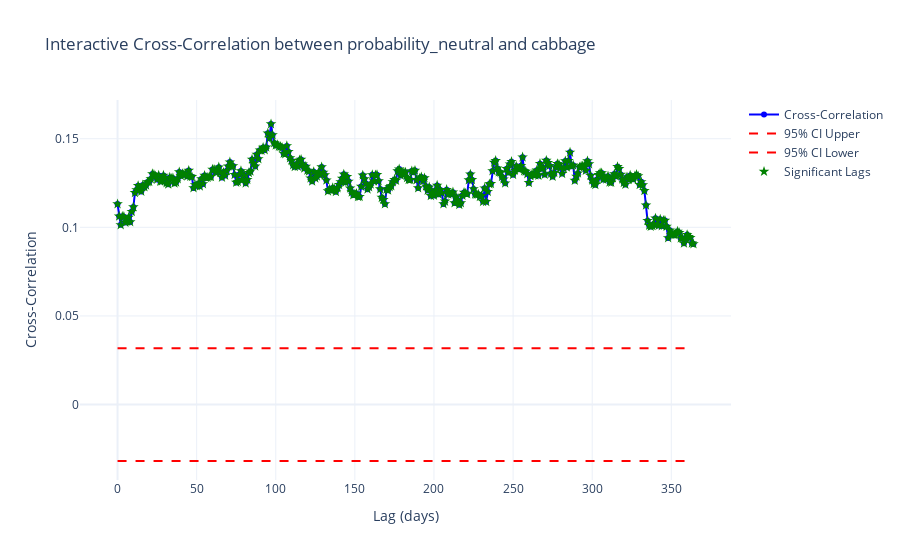

Here is the notebook cell this chart was saved with:
### Code cell
significant_results = interactive_cross_correlation(df, x_col='probability_neutral', target_col='cabbage')
print(significant_results)

### Figure 1 — Plotly figure (JSON) as saved in the notebook; plotly's stock layout.template omitted (floating-point values rounded to 4 significant figures; data arrays with more than 128 entries replaced by an {"elided": "..."} marker saying what was removed)
{"data": [{"marker": {"color": "blue"}, "mode": "lines+markers", "name": "Cross-Correlation", "type": "scatter", "x": {"elided": "365 int values"}, "y": {"elided": "365 float values"}}, {"line": {"color": "red", "dash": "dash"}, "mode": "lines", "name": "95% CI Upper", "type": "scatter", "x": {"elided": "365 int values"}, "y": {"elided": "365 float values"}}, {"line": {"color": "red", "dash": "dash"}, "mode": "lines", "name": "95% CI Lower", "type": "scatter", "x": {"elided": "365 int values"}, "y": {"elided": "365 float values"}}, {"marker": {"color": "green", "size": 8, "symbol": "star"}, "mode": "markers", "name": "Significant Lags", "type": "scatter", "x": {"elided": "365 int values"}, "y": {"elided": "365 float values"}}], "layout": {"title": {"text": "Interactive Cross-Correlation between probability_neutral and cabbage"}, "xaxis": {"title": {"text": "Lag (days)"}}, "yaxis": {"title": {"text": "Cross-Correlation"}}}}
